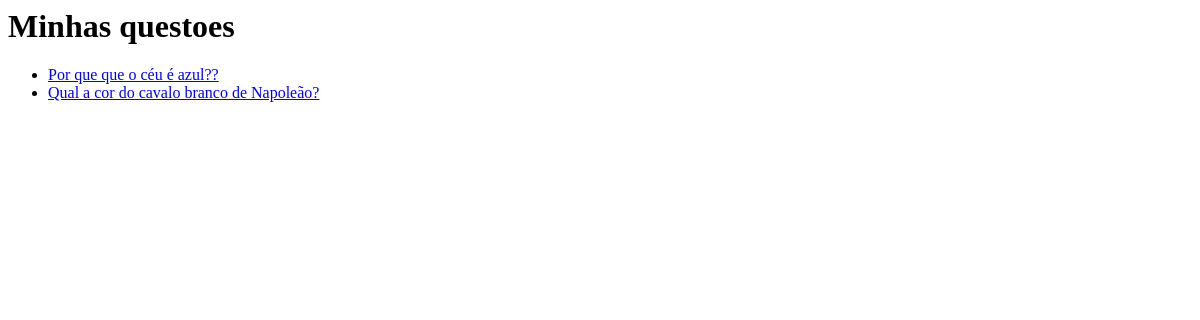
Page /enquete/ on the earlier database version.
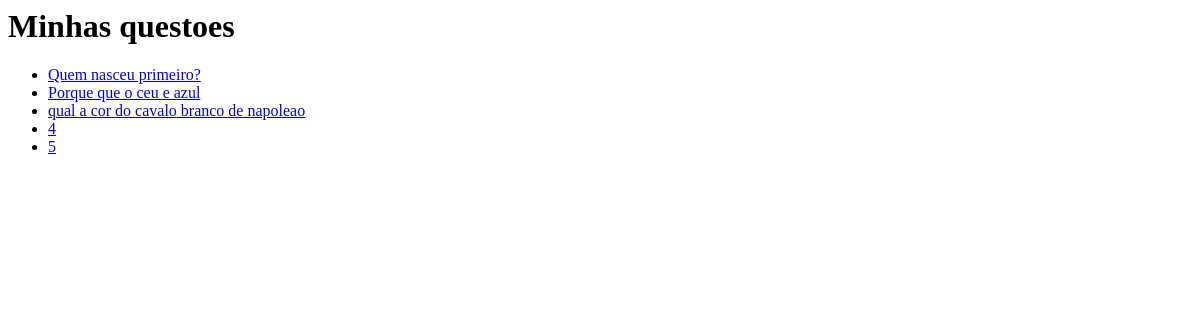
Same page on the later database version.
### enquete/models.py (models this page shows, shortened)
class Questao(models.Model):
    pergunta = models.CharField(max_length=200)
    data = models.DateTimeField(auto_now_add=True)

### enquete/views.py (the view)
# urls.py: path('', views.index, name='index'),
def index(request):
    ultimas_questoes = Questao.objects.order_by("data")[:5]
    context = {'ultimas_questoes': ultimas_questoes}
    return render(request, 'enquete/index.html', context)

### enquete/templates/enquete/index.html
<h1>Minhas questoes</h1>
{% if ultimas_questoes %}
    <ul>
    {% for questoes in ultimas_questoes %}
        <li>
            <a href="{% url 'detalhe' questoes.id %}">
                {{ questoes.pergunta }}
            </a>
        </li>
    {% endfor %}
    </ul>
{% else %}
    <p>Nao tem questoes salvas</p>
{% endif %}

Differences in the rows shown:
removed Questao: pergunta "Por que que o céu é azul??"
removed Questao: pergunta "Qual a cor do cavalo branco de Napoleão?"
added Questao: pergunta "Quem nasceu primeiro?"
added Questao: pergunta "Porque que o ceu e azul"
added Questao: pergunta "qual a cor do cavalo branco de napoleao"
added Questao: pergunta "4"
added Questao: pergunta "5"
